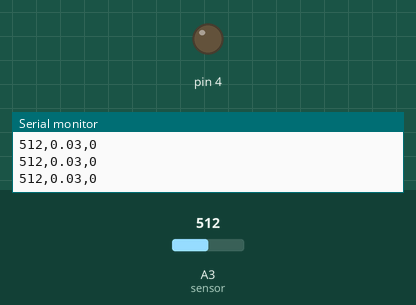
This sketch was run on a simulated Arduino Uno, built with avr-gcc and run on an emulated ATmega328P. Parts: output pins drawn as LEDs (lit = HIGH), the last lines printed to the serial monitor. Inputs (shaded band) come from the test bench; at power-on: A3 (sensor) = 512.

Above: at 5.0 s.
At 15.0 s:
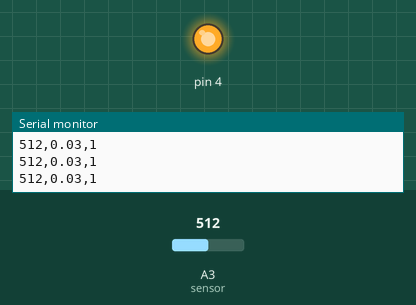
Timing chart, 0 to 26.0 s (numbered marks = the images above):
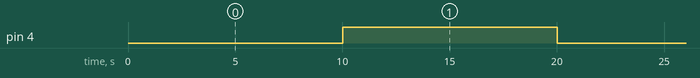

The sketch:

SEN0193.ino
```cpp
  int count=0;
  int relay=0;

void setup() {
  Serial.begin(9600); // open serial port, set the baud rate as 9600 bps
  pinMode(A3,INPUT);
  pinMode(4,OUTPUT);
  digitalWrite(4,relay);
  //analogReference(EXTERNAL);
}

void loop() {
  int val;
  float vwc;
  int r_old;

  val = analogRead(A3); //connect sensor to Analog 0
  vwc = 1-((val-260.0)/(520.0-260));
  //Serial.println(vwc*100); //print the value to serial port
  Serial.print(val);
  Serial.print(",");
  Serial.print(vwc);
  Serial.print(",");
  Serial.println(relay);
  delay(1000);
  count++;
  r_old=relay;
  if(count % 10 == 0 ){ relay=1-relay;}
  if( r_old != relay){ digitalWrite(4,relay);}
}
```

Measured:
- by itself, pin 4: alternates HIGH for 10.0 s and LOW for 10.0 s
